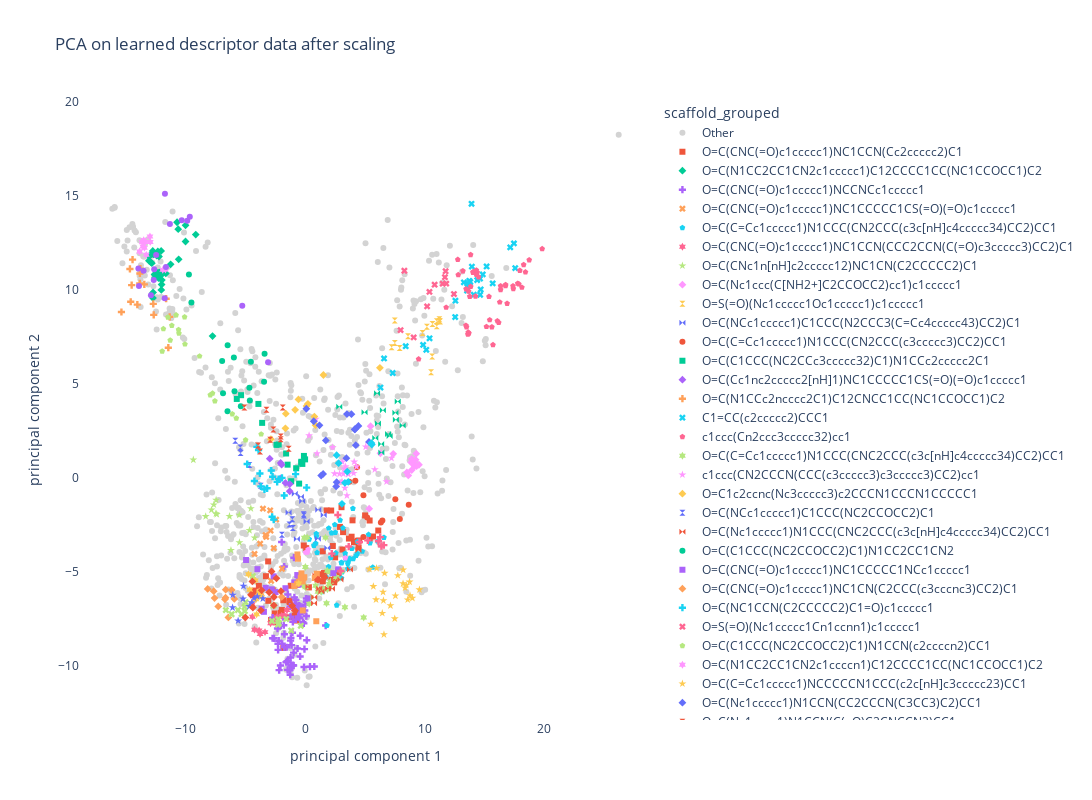

The notebook cell this image was saved under:
### Code cell
fig_learned = px.scatter(finalDf_learned, x="principal component 1", y="principal component 2",
                    color = "scaffold_grouped", symbol='scaffold_grouped',
                    symbol_sequence = symbols,
                    hover_data = None ,
                    color_discrete_map= {'Other': 'lightgrey'
                                         },
                   # size = "Activity",
                         
                   category_orders={"scaffold_grouped": ['Other', 'O=C(CNC(=O)c1ccccc1)NC1CCN(Cc2ccccc2)C1', 'O=C(N1CC2CC1CN2c1ccccc1)C12CCCC1CC(NC1CCOCC1)C2', 'O=C(CNC(=O)c1ccccc1)NCCNCc1ccccc1', 'O=C(CNC(=O)c1ccccc1)NC1CCCCC1CS(=O)(=O)c1ccccc1', 
'O=C(C=Cc1ccccc1)N1CCC(CN2CCC(c3c[nH]c4ccccc34)CC2)CC1'
, 'O=C(CNC(=O)c1ccccc1)NC1CCN(CCC2CCN(C(=O)c3ccccc3)CC2)C1', 'O=C(CNc1n[nH]c2ccccc12)NC1CN(C2CCCCC2)C1', 'O=C(Nc1ccc(C[NH2+]C2CCOCC2)cc1)c1ccccc1', 'O=S(=O)(Nc1ccccc1Oc1ccccc1)c1ccccc1', 'O=C(NCc1ccccc1)C1CCC(N2CCC3(C=Cc4ccccc43)CC2)C1', 'O=C(C=Cc1ccccc1)N1CCC(CN2CCC(c3ccccc3)CC2)CC1', 'O=C(C1CCC(NC2CCc3ccccc32)C1)N1CCc2ccccc2C1', 'O=C(Cc1nc2ccccc2[nH]1)NC1CCCCC1CS(=O)(=O)c1ccccc1', 'O=C(N1CCc2ncccc2C1)C12CNCC1CC(NC1CCOCC1)C2','C1=CC(c2ccccc2)CCC1' , 'c1ccc(Cn2ccc3ccccc32)cc1', 'O=C(C=Cc1ccccc1)N1CCC(CNC2CCC(c3c[nH]c4ccccc34)CC2)CC1', 'c1ccc(CN2CCCN(CCC(c3ccccc3)c3ccccc3)CC2)cc1', 'O=C1c2ccnc(Nc3ccccc3)c2CCCN1CCCN1CCCCC1', 'O=C(NCc1ccccc1)C1CCC(NC2CCOCC2)C1', 'O=C(Nc1ccccc1)N1CCC(CNC2CCC(c3c[nH]c4ccccc34)CC2)CC1', 'O=C(C1CCC(NC2CCOCC2)C1)N1CC2CC1CN2', 'O=C(CNC(=O)c1ccccc1)NC1CCCCC1NCc1ccccc1', 'O=C(CNC(=O)c1ccccc1)NC1CN(C2CCC(c3cccnc3)CC2)C1', 'O=C(NC1CCN(C2CCCCC2)C1=O)c1ccccc1', 'O=S(=O)(Nc1ccccc1Cn1ccnn1)c1ccccc1', 'O=C(C1CCC(NC2CCOCC2)C1)N1CCN(c2ccccn2)CC1', 'O=C(N1CC2CC1CN2c1ccccn1)C12CCCC1CC(NC1CCOCC1)C2', 'O=C(C=Cc1ccccc1)NCCCCCN1CCC(c2c[nH]c3ccccc23)CC1', 'O=C(Nc1ccccc1)N1CCN(CC2CCCN(C3CC3)C2)CC1', 'O=C(Nc1nccs1)N1CCN(C(=O)C2CNCCN2)CC1', 'c1ccc(CN2CCCC(Nc3ccc4[nH]ncc4c3)C2)cc1', 'O=C(N1CCc2ncccc2C1)C12CCCC1CC(NC1CCOCC1)C2', 'O=C(CC(=O)Nc1ccccc1)NCCNCc1ccccc1', 'c1ccc(-c2ccn(-c3ccc4ccccc4c3)n2)cc1', 'O=C(Nc1ccccc1)N1CCC(CN2CCC(c3c[nH]c4ccccc34)CC2)CC1', 'O=C(CNC(=O)c1ccccc1)NC1CN(C2CCC(c3ccccc3)CC2)C1', 'O=C(NCc1ccccc1)C(CCN1CCC(c2ccccc2)CC1)c1cscn1', 
'O=C(CNC(=O)c1ccccc1)NC1CNCCC1NCc1ccccc1', 'O=C(CNC(=O)c1ccccc1)NC1CCN(CCN2CCN(C(=O)c3ccccc3)CC2)C1', 'O=C(CNC(=O)c1ccccc1)NC1CCCCC1NC(=O)c1ccccc1']
},      
                         
                         
                    title = 'PCA on learned descriptor data after scaling',
                                      width=1200,
                                      height=800,render_mode='SVG')
fig_learned.update_layout(plot_bgcolor='White')
#fig_learned.show()
app_scatter = molplotly.add_molecules(fig=fig_learned,
                                      df=finalDf,
                                      smiles_col='smiles',
                                      title_col='InChIKey',
                                      condition_col = 'scaffold_grouped')
                                                                          
app_scatter.run_server(mode='inline', port=9011, height=800)

### Figure 1 — Plotly figure (JSON) as saved in the notebook; plotly's stock layout.template omitted (floating-point values rounded to 4 significant figures; data arrays with more than 128 entries replaced by an {"elided": "..."} marker saying what was removed)
{"data": [{"hovertemplate": "scaffold_grouped=Other<br>principal component 1=%{x}<br>principal component 2=%{y}<extra></extra>", "legendgroup": "Other", "marker": {"color": "lightgrey", "symbol": "circle"}, "mode": "markers", "name": "Other", "orientation": "v", "showlegend": true, "type": "scatter", "x": {"elided": "722 float values"}, "xaxis": "x", "y": {"elided": "722 float values"}, "yaxis": "y"}, {"hovertemplate": "scaffold_grouped=O=C(CNC(=O)c1ccccc1)NC1CCN(Cc2ccccc2)C1<br>principal component 1=%{x}<br>principal component 2=%{y}<extra></extra>", "legendgroup": "O=C(CNC(=O)c1ccccc1)NC1CCN(Cc2ccccc2)C1", "marker": {"color": "#EF553B", "symbol": "square"}, "mode": "markers", "name": "O=C(CNC(=O)c1ccccc1)NC1CCN(Cc2ccccc2)C1", "orientation": "v", "showlegend": true, "type": "scatter", "x": [1.459, 4.08, -4.157, 2.168, 2.485, -2.734, -2.042, 1.213, -4.354, -1.993, 5.392, 2.183, 1.79, 5.677, 3.657, -1.321, 1.464, 2.419, 0.07683, 3.88, -1.837, -1.967, -1.322, 2.5, 1.558, -0.7562, 1.017, 3.035, -1.317, -3.098, -0.734, -1.994, -4.263, 2.802, -0.8899, -2.486, 0.2986, 3.116, -1.218, -3.298, 1.396, 4.468, -0.6976, 6.117, -3.113, -0.1298, -2.866, 2.217, -2.57, 3.957, 5.392, -3.891, 2.77, 4.389, 5.013, 3.166, 2.306, 2.317, 2.906, -1.842, 4.515], "xaxis": "x", "y": [-3.906, -3.413, -6.308, -1.739, -5.108, -5.981, -7.192, -5.126, -6.208, -7.163, -3.229, -5.506, -1.732, -3.121, -3.229, -6.609, -5.504, -5.559, -3.741, -3.131, -9.046, -7.033, -7.42, -4.23, -5.064, -5.686, -5.413, -1.561, -6.535, -6.542, -7.591, -7.262, -5.996, -5.099, -7.327, -7.686, -5.829, -3.814, -5.74, -5.232, -5.94, -3.698, -7.297, -2.802, -4.445, -3.599, -7.56, -5.43, -7.215, -2.26, -2.269, -5.745, -4.974, -3.347, -2.0, -2.887, -3.627, -5.435, -2.61, -6.51, -3.338], "yaxis": "y"}, {"hovertemplate": "scaffold_grouped=O=C(N1CC2CC1CN2c1ccccc1)C12CCCC1CC(NC1CCOCC1)C2<br>principal component 1=%{x}<br>principal component 2=%{y}<extra></extra>", "legendgroup": "O=C(N1CC2CC1CN2c1ccccc1)C12CCCC1CC(NC1CCOCC1)C2", "marker": {"color": "#00cc96", "symbol": "diamond"}, "mode": "markers", "name": "O=C(N1CC2CC1CN2c1ccccc1)C12CCCC1CC(NC1CCOCC1)C2", "orientation": "v", "showlegend": true, "type": "scatter", "x": [-12.04, -12.21, -12.11, -10.04, -10.04, -12.86, -7.775, -9.182, -11.69, -12.05, -12.35, -12.07, -10.65, -10.75, -12.64, -12.46, -11.29, -12.78, -12.26, -12.74, -13.11, -12.59, -12.08, -12.98, -12.77, -12.02, -10.61, -12.76, -13.07, -12.36, -12.3, -12.97], "xaxis": "x", "y": [10.29, 10.93, 10.77, 13.44, 12.58, 11.42, 7.54, 12.94, 10.88, 10.93, 10.92, 10.0, 13.23, 13.6, 10.82, 11.83, 11.36, 12.07, 11.78, 11.89, 11.55, 10.65, 12.07, 11.86, 9.568, 10.52, 11.62, 9.864, 11.79, 12.05, 10.63, 11.48], "yaxis": "y"}, {"hovertemplate": "scaffold_grouped=O=C(CNC(=O)c1ccccc1)NCCNCc1ccccc1<br>principal component 1=%{x}<br>principal component 2=%{y}<extra></extra>", "legendgroup": "O=C(CNC(=O)c1ccccc1)NCCNCc1ccccc1", "marker": {"color": "#ab63fa", "symbol": "cross"}, "mode": "markers", "name": "O=C(CNC(=O)c1ccccc1)NCCNCc1ccccc1", "orientation": "v", "showlegend": true, "type": "scatter", "x": [-0.7818, -1.202, -0.8892, -1.555, -2.193, -0.9162, -0.1222, -0.4198, -2.287, -1.075, -1.856, -1.291, -0.07142, -1.239, -0.486, -1.803, -0.6498, -1.526, -1.763, -0.4824, -2.619, -0.1059, -1.151, -1.235, -1.765, -2.084, 0.1215, -0.8018, -0.9808, 0.3918, 0.002635, -2.279, -1.09, 0.1119, -2.745, -0.8089, -0.5018, 0.08709, -1.464, -0.6994, -1.515, -1.614, -0.7754, 0.0897, -1.937, -1.28, -0.2057, -2.733, -1.48, -1.237, -0.9016, 1.708, -0.4363, -1.021, -2.227, -2.046, -0.6001, -0.4332, -0.3968, -1.981, -0.9553, -1.267, -1.208, -0.9789, -1.044, -2.329, -1.752, 0.7534, 0.08755, -0.7045, -1.432, -0.04413], "xaxis": "x", "y": [-7.535, -9.991, -6.748, -9.012, -10.23, -6.357, -7.744, -8.403, -8.829, -8.237, -7.406, -10.24, -9.112, -7.391, -5.659, -7.84, -9.078, -9.777, -9.018, -7.443, -8.537, -10.07, -8.899, -9.56, -4.716, -9.985, -8.636, -6.5, -9.984, -10.05, -6.749, -9.153, -9.991, -6.602, -8.533, -6.713, -6.802, -7.353, -6.205, -6.962, -9.749, -9.81, -6.689, -6.419, -8.825, -6.843, -7.68, -7.439, -10.22, -8.662, -6.852, -7.859, -5.636, -9.962, -8.664, -7.867, -7.377, -9.501, -6.844, -3.416, -4.247, -10.47, -8.518, -9.299, -7.661, -8.017, -8.318, -10.04, -6.578, -5.524, -9.771, -7.06], "yaxis": "y"}, {"hovertemplate": "scaffold_grouped=O=C(CNC(=O)c1ccccc1)NC1CCCCC1CS(=O)(=O)c1ccccc1<br>principal component 1=%{x}<br>principal component 2=%{y}<extra></extra>", "legendgroup": "O=C(CNC(=O)c1ccccc1)NC1CCCCC1CS(=O)(=O)c1ccccc1", "marker": {"color": "#FFA15A", "symbol": "x"}, "mode": "markers", "name": "O=C(CNC(=O)c1ccccc1)NC1CCCCC1CS(=O)(=O)c1ccccc1", "orientation": "v", "showlegend": true, "type": "scatter", "x": [-3.548, -2.945, -2.646, -2.909, -4.256, -3.783, -3.273, -1.954, -2.443, -2.867, -3.33], "xaxis": "x", "y": [-1.637, -1.729, -3.733, -2.809, -4.048, -3.499, -3.144, -4.836, -2.222, -5.476, -3.042], "yaxis": "y"}, {"hovertemplate": "scaffold_grouped=O=C(C=Cc1ccccc1)N1CCC(CN2CCC(c3c[nH]c4ccccc34)CC2)CC1<br>principal component 1=%{x}<br>principal component 2=%{y}<extra></extra>", "legendgroup": "O=C(C=Cc1ccccc1)N1CCC(CN2CCC(c3c[nH]c4ccccc34)CC2)CC1", "marker": {"color": "#19d3f3", "symbol": "pentagon"}, "mode": "markers", "name": "O=C(C=Cc1ccccc1)N1CCC(CN2CCC(c3c[nH]c4ccccc34)CC2)CC1", "orientation": "v", "showlegend": true, "type": "scatter", "x": [4.773, 6.06, 3.904, 3.601, 1.807, 5.304, 3.159, 0.8687, 4.019, 2.207, 2.917, 0.9867, 3.339, 0.3261, 1.97, 3.387, 3.558, 2.469, 5.427, 4.357, 3.561, 2.132, 3.723, 2.513, 1.731, 3.089, 0.9347, 2.633, 4.258, 0.7284, 1.42, 4.376, 6.593, 2.56, 0.9188, 3.039, 1.946, 3.022, 5.652, 2.201, 3.99, 3.034], "xaxis": "x", "y": [-3.912, -3.367, -3.761, -4.464, -7.855, -3.018, -2.672, -3.485, -4.31, -5.085, -2.257, -3.977, -4.024, -3.269, -2.675, -4.336, -4.828, -2.492, -3.464, -4.028, -4.565, -4.251, -4.296, -2.908, -5.265, -5.008, -3.122, -6.775, -4.139, -3.6, -6.061, -3.392, -3.173, -4.001, -2.969, -4.533, -4.729, -4.502, -4.761, -2.936, -1.632, -5.335], "yaxis": "y"}, {"hovertemplate": "scaffold_grouped=O=C(CNC(=O)c1ccccc1)NC1CCN(CCC2CCN(C(=O)c3ccccc3)CC2)C1<br>principal component 1=%{x}<br>principal component 2=%{y}<extra></extra>", "legendgroup": "O=C(CNC(=O)c1ccccc1)NC1CCN(CCC2CCN(C(=O)c3ccccc3)CC2)C1", "marker": {"color": "#FF6692", "symbol": "hexagram"}, "mode": "markers", "name": "O=C(CNC(=O)c1ccccc1)NC1CCN(CCC2CCN(C(=O)c3ccccc3)CC2)C1", "orientation": "v", "showlegend": true, "type": "scatter", "x": [-3.377, -3.872, -2.573, -3.79, -0.9631, -2.913, -1.98, -4.444, -4.259, -2.37, -1.539, -1.739, -4.433, -2.586], "xaxis": "x", "y": [-8.207, -8.118, -7.627, -8.31, -6.99, -7.739, -7.338, -6.724, -8.076, -7.384, -7.031, -7.319, -7.389, -7.637], "yaxis": "y"}, {"hovertemplate": "scaffold_grouped=O=C(CNc1n[nH]c2ccccc12)NC1CN(C2CCCCC2)C1<br>principal component 1=%{x}<br>principal component 2=%{y}<extra></extra>", "legendgroup": "O=C(CNc1n[nH]c2ccccc12)NC1CN(C2CCCCC2)C1", "marker": {"color": "#B6E880", "symbol": "star"}, "mode": "markers", "name": "O=C(CNc1n[nH]c2ccccc12)NC1CN(C2CCCCC2)C1", "orientation": "v", "showlegend": true, "type": "scatter", "x": [-5.52, -5.533, -8.349, -7.477, -7.864, -4.25, -7.495, -9.385, -6.356, -7.667, -6.23, -7.42, -4.677, -4.563], "xaxis": "x", "y": [-3.439, -1.974, -2.051, -1.18, -1.701, -3.191, -1.905, 0.9599, -2.045, -1.429, -3.851, -1.937, -2.79, -1.631], "yaxis": "y"}, {"hovertemplate": "scaffold_grouped=O=C(Nc1ccc(C[NH2+]C2CCOCC2)cc1)c1ccccc1<br>principal component 1=%{x}<br>principal component 2=%{y}<extra></extra>", "legendgroup": "O=C(Nc1ccc(C[NH2+]C2CCOCC2)cc1)c1ccccc1", "marker": {"color": "#FF97FF", "symbol": "diamond"}, "mode": "markers", "name": "O=C(Nc1ccc(C[NH2+]C2CCOCC2)cc1)c1ccccc1", "orientation": "v", "showlegend": true, "type": "scatter", "x": [8.885, 7.371, 9.525, 8.921, 5.474, 5.354, 9.164, 9.323, 9.3, 8.633, 8.514, 6.295, 9.244, 8.918], "xaxis": "x", "y": [0.8167, 1.278, 0.6973, 0.4114, 2.752, -1.642, 0.6225, 0.6237, 1.285, 0.1316, 0.2868, 1.304, 0.9675, 1.007], "yaxis": "y"}, {"hovertemplate": "scaffold_grouped=O=S(=O)(Nc1ccccc1Oc1ccccc1)c1ccccc1<br>principal component 1=%{x}<br>principal component 2=%{y}<extra></extra>", "legendgroup": "O=S(=O)(Nc1ccccc1Oc1ccccc1)c1ccccc1", "marker": {"color": "#FECB52", "symbol": "hourglass"}, "mode": "markers", "name": "O=S(=O)(Nc1ccccc1Oc1ccccc1)c1ccccc1", "orientation": "v", "showlegend": true, "type": "scatter", "x": [7.503, 9.829, 7.236, 11.24, 10.66, 7.911, 8.61, 10.19, 10.63, 11.29, 10.54, 7.498, 11.02, 11.25, 11.02], "xaxis": "x", "y": [7.17, 7.709, 6.953, 8.44, 8.187, 6.902, 7.529, 8.04, 6.457, 8.325, 5.614, 8.366, 8.335, 8.343, 8.066], "yaxis": "y"}, {"hovertemplate": "scaffold_grouped=O=C(NCc1ccccc1)C1CCC(N2CCC3(C=Cc4ccccc43)CC2)C1<br>principal component 1=%{x}<br>principal component 2=%{y}<extra></extra>", "legendgroup": "O=C(NCc1ccccc1)C1CCC(N2CCC3(C=Cc4ccccc43)CC2)C1", "marker": {"color": "#636efa", "symbol": "bowtie"}, "mode": "markers", "name": "O=C(NCc1ccccc1)C1CCC(N2CCC3(C=Cc4ccccc43)CC2)C1", "orientation": "v", "showlegend": true, "type": "scatter", "x": [1.542, -1.402, -0.2609, 1.053, 0.1085, -0.7037, -0.3678, 1.844, -0.881, 1.087], "xaxis": "x", "y": [-1.976, -1.837, -1.23, -3.243, -2.319, -3.247, -1.012, -3.735, -0.8503, -1.7], "yaxis": "y"}, {"hovertemplate": "scaffold_grouped=O=C(C=Cc1ccccc1)N1CCC(CN2CCC(c3ccccc3)CC2)CC1<br>principal component 1=%{x}<br>principal component 2=%{y}<extra></extra>", "legendgroup": "O=C(C=Cc1ccccc1)N1CCC(CN2CCC(c3ccccc3)CC2)CC1", "marker": {"color": "#EF553B", "symbol": "circle"}, "mode": "markers", "name": "O=C(C=Cc1ccccc1)N1CCC(CN2CCC(c3ccccc3)CC2)CC1", "orientation": "v", "showlegend": true, "type": "scatter", "x": [8.67, 4.338, 6.335, 6.461, 4.865, 7.922, 7.547, 3.689, 4.194, 4.872, 5.189], "xaxis": "x", "y": [-1.434, 0.5655, -2.374, -2.266, -3.149, -2.195, -1.132, -0.2127, -0.1558, -0.9277, -2.104], "yaxis": "y"}, {"hovertemplate": "scaffold_grouped=O=C(C1CCC(NC2CCc3ccccc32)C1)N1CCc2ccccc2C1<br>principal component 1=%{x}<br>principal component 2=%{y}<extra></extra>", "legendgroup": "O=C(C1CCC(NC2CCc3ccccc32)C1)N1CCc2ccccc2C1", "marker": {"color": "#00cc96", "symbol": "square"}, "mode": "markers", "name": "O=C(C1CCC(NC2CCc3ccccc32)C1)N1CCc2ccccc2C1", "orientation": "v", "showlegend": true, "type": "scatter", "x": [-5.381, -1.485, -5.743, -0.3284, -1.182, -3.931, -3.616, -0.7663, -2.228, -0.5175, -2.413, -0.0175, -0.2473, -0.3351, -0.1153, -1.608], "xaxis": "x", "y": [4.398, 0.7017, 4.198, 0.8553, -0.1801, 3.934, 2.925, 0.5102, 1.775, -0.3062, 1.755, 0.9834, 0.7412, 0.8159, 1.167, 1.296], "yaxis": "y"}, {"hovertemplate": "scaffold_grouped=O=C(Cc1nc2ccccc2[nH]1)NC1CCCCC1CS(=O)(=O)c1ccccc1<br>principal component 1=%{x}<br>principal component 2=%{y}<extra></extra>", "legendgroup": "O=C(Cc1nc2ccccc2[nH]1)NC1CCCCC1CS(=O)(=O)c1ccccc1", "marker": {"color": "#ab63fa", "symbol": "diamond"}, "mode": "markers", "name": "O=C(Cc1nc2ccccc2[nH]1)NC1CCCCC1CS(=O)(=O)c1ccccc1", "orientation": "v", "showlegend": true, "type": "scatter", "x": [-1.307, -1.303, -2.099, -2.066, -1.664, -1.983, -2.98], "xaxis": "x", "y": [-0.7131, -0.3315, -0.03709, 0.7952, -0.2705, 0.7032, 1.018], "yaxis": "y"}, {"hovertemplate": "scaffold_grouped=O=C(N1CCc2ncccc2C1)C12CNCC1CC(NC1CCOCC1)C2<br>principal component 1=%{x}<br>principal component 2=%{y}<extra></extra>", "legendgroup": "O=C(N1CCc2ncccc2C1)C12CNCC1CC(NC1CCOCC1)C2", "marker": {"color": "#FFA15A", "symbol": "cross"}, "mode": "markers", "name": "O=C(N1CCc2ncccc2C1)C12CNCC1CC(NC1CCOCC1)C2", "orientation": "v", "showlegend": true, "type": "scatter", "x": [-11.48, -11.66, -13.82, -12.74, -15.41, -14.7, -13.87, -14.48, -13.87, -12.7, -14.63, -11.37, -13.49, -14.08, -14.55], "xaxis": "x", "y": [6.924, 9.53, 11.13, 9.253, 8.825, 11.11, 10.34, 11.61, 10.88, 8.673, 9.368, 8.566, 10.29, 9.217, 10.26], "yaxis": "y"}, {"hovertemplate": "scaffold_grouped=C1=CC(c2ccccc2)CCC1<br>principal component 1=%{x}<br>principal component 2=%{y}<extra></extra>", "legendgroup": "C1=CC(c2ccccc2)CCC1", "marker": {"color": "#19d3f3", "symbol": "x"}, "mode": "markers", "name": "C1=CC(c2ccccc2)CCC1", "orientation": "v", "showlegend": true, "type": "scatter", "x": [15.2, 13.29, 17.49, 8.416, 14.41, 12.56, 10.42, 9.873, 7.327, 17.59, 13.57, 15.71, 10.14, 6.302, 17.18, 14.65, 13.96, 12.58, 13.56, 14.65, 14.7, 13.93, 14.12, 13.83, 13.64, 13.74, 14.87, 6.6], "xaxis": "x", "y": [11.25, 10.4, 12.47, 7.004, 10.52, 8.555, 7.425, 7.073, 5.579, 11.16, 10.17, 10.34, 6.813, 4.805, 12.26, 9.742, 11.24, 9.424, 9.966, 10.6, 10.02, 14.58, 9.745, 10.42, 10.3, 10.48, 10.82, 6.352], "yaxis": "y"}, {"hovertemplate": "scaffold_grouped=c1ccc(Cn2ccc3ccccc32)cc1<br>principal component 1=%{x}<br>principal component 2=%{y}<extra></extra>", "legendgroup": "c1ccc(Cn2ccc3ccccc32)cc1", "marker": {"color": "#FF6692", "symbol": "pentagon"}, "mode": "markers", "name": "c1ccc(Cn2ccc3ccccc32)cc1", "orientation": "v", "showlegend": true, "type": "scatter", "x": [13.68, 17.8, 13.46, 16.3, 16.37, 15.18, 17.9, 18.3, 13.79, 19.86, 17.98, 13.71, 17.43, 13.51, 12.82, 15.45, 13.66, 16.21, 18.77, 16.78, 9.498, 14.05, 18.15, 16.79, 14.27, 16.92, 15.73, 16.1, 13.86, 14.08, 18.45, 13.21, 16.37, 12.78, 13.63, 17.41, 14.34, 15.64, 13.48, 15.4, 14.41, 13.86, 14.34, 14.52, 11.81], "xaxis": "x", "y": [9.928, 10.34, 8.109, 9.347, 10.01, 8.045, 10.31, 11.34, 9.651, 12.18, 11.03, 7.695, 10.06, 8.027, 10.8, 8.403, 7.743, 8.26, 11.59, 10.21, 6.318, 10.93, 10.13, 10.27, 9.662, 9.278, 7.076, 8.348, 10.17, 10.97, 10.95, 11.01, 10.21, 11.61, 7.635, 10.21, 11.04, 8.026, 10.05, 9.643, 10.93, 11.87, 10.81, 10.68, 9.067], "yaxis": "y"}, {"hovertemplate": "scaffold_grouped=O=C(C=Cc1ccccc1)N1CCC(CNC2CCC(c3c[nH]c4ccccc34)CC2)CC1<br>principal component 1=%{x}<br>principal component 2=%{y}<extra></extra>", "legendgroup": "O=C(C=Cc1ccccc1)N1CCC(CNC2CCC(c3c[nH]c4ccccc34)CC2)CC1", "marker": {"color": "#B6E880", "symbol": "hexagram"}, "mode": "markers", "name": "O=C(C=Cc1ccccc1)N1CCC(CNC2CCC(c3c[nH]c4ccccc34)CC2)CC1", "orientation": "v", "showlegend": true, "type": "scatter", "x": [2.691, 0.01556, 1.535, 2.113, 2.586, 0.1537, 0.004672, 1.698, 1.333, 4.893, 3.318, -0.08226, 1.778, 3.052, 0.8667, 1.842, 1.054, 1.415, -0.05889, 2.136, 2.024, 0.4378, 1.851, 0.3219, 2.003], "xaxis": "x", "y": [-5.399, -5.819, -5.906, -5.525, -5.275, -3.172, -4.739, -3.18, -6.067, -7.435, -6.88, -3.188, -6.671, -4.975, -5.735, -4.942, -6.057, -5.973, -5.749, -5.016, -5.805, -6.355, -5.933, -6.697, -5.651], "yaxis": "y"}, {"hovertemplate": "scaffold_grouped=c1ccc(CN2CCCN(CCC(c3ccccc3)c3ccccc3)CC2)cc1<br>principal component 1=%{x}<br>principal component 2=%{y}<extra></extra>", "legendgroup": "c1ccc(CN2CCCN(CCC(c3ccccc3)c3ccccc3)CC2)cc1", "marker": {"color": "#FF97FF", "symbol": "star"}, "mode": "markers", "name": "c1ccc(CN2CCCN(CCC(c3ccccc3)c3ccccc3)CC2)cc1", "orientation": "v", "showlegend": true, "type": "scatter", "x": [3.376, 3.078, 4.049, 5.066, 3.182, 6.808, 2.458, 0.8847, 2.681, 0.3165, 5.828, 0.9863, 2.867, 3.105, 4.293, 3.593, 4.096, 2.289, 3.605, 3.243, 7.222, 3.318, 3.489], "xaxis": "x", "y": [0.6045, -0.1987, 0.247, 1.653, 0.2141, -0.2023, 0.2225, 3.129, -0.2704, 2.252, 0.4451, 1.299, 0.2053, 0.8481, 0.602, 0.2187, 0.848, 1.62, 0.1974, 0.4811, 1.052, -0.542, -0.9417], "yaxis": "y"}, {"hovertemplate": "scaffold_grouped=O=C1c2ccnc(Nc3ccccc3)c2CCCN1CCCN1CCCCC1<br>principal component 1=%{x}<br>principal component 2=%{y}<extra></extra>", "legendgroup": "O=C1c2ccnc(Nc3ccccc3)c2CCCN1CCCN1CCCCC1", "marker": {"color": "#FECB52", "symbol": "diamond"}, "mode": "markers", "name": "O=C1c2ccnc(Nc3ccccc3)c2CCCN1CCCN1CCCCC1", "orientation": "v", "showlegend": true, "type": "scatter", "x": [0.2187, -1.667, 1.517, 6.254, -0.8528, 0.1015, -2.882, -1.632, -0.5729, 0.8635, 0.7602], "xaxis": "x", "y": [3.941, 2.633, 5.471, 5.855, 3.621, 3.828, 2.055, 3.412, 4.173, 2.804, 3.26], "yaxis": "y"}, {"hovertemplate": "scaffold_grouped=O=C(NCc1ccccc1)C1CCC(NC2CCOCC2)C1<br>principal component 1=%{x}<br>principal component 2=%{y}<extra></extra>", "legendgroup": "O=C(NCc1ccccc1)C1CCC(NC2CCOCC2)C1", "marker": {"color": "#636efa", "symbol": "hourglass"}, "mode": "markers", "name": "O=C(NCc1ccccc1)C1CCC(NC2CCOCC2)C1", "orientation": "v", "showlegend": true, "type": "scatter", "x": [-5.445, -3.736, -0.1154, -5.425, -5.87, -1.959, -1.329, -0.136, -4.691, -1.04, -1.09], "xaxis": "x", "y": [1.612, -0.4158, -2.004, 1.319, 1.967, -3.033, -2.482, -1.939, 0.6861, -2.669, -2.199], "yaxis": "y"}, {"hovertemplate": "scaffold_grouped=O=C(Nc1ccccc1)N1CCC(CNC2CCC(c3c[nH]c4ccccc34)CC2)CC1<br>principal component 1=%{x}<br>principal component 2=%{y}<extra></extra>", "legendgroup": "O=C(Nc1ccccc1)N1CCC(CNC2CCC(c3c[nH]c4ccccc34)CC2)CC1", "marker": {"color": "#EF553B", "symbol": "bowtie"}, "mode": "markers", "name": "O=C(Nc1ccccc1)N1CCC(CNC2CCC(c3c[nH]c4ccccc34)CC2)CC1", "orientation": "v", "showlegend": true, "type": "scatter", "x": [1.352, 3.744, 0.7338, 2.94, 0.8506, 4.453, 0.2633, 1.589, 1.168, 0.7519, 1.912, 2.413, 2.234], "xaxis": "x", "y": [-6.045, -4.88, -6.669, -5.408, -5.194, -3.834, -5.796, -5.246, -5.897, -6.351, -5.887, -5.504, -5.901], "yaxis": "y"}, {"hovertemplate": "scaffold_grouped=O=C(C1CCC(NC2CCOCC2)C1)N1CC2CC1CN2<br>principal component 1=%{x}<br>principal component 2=%{y}<extra></extra>", "legendgroup": "O=C(C1CCC(NC2CCOCC2)C1)N1CC2CC1CN2", "marker": {"color": "#00cc96", "symbol": "circle"}, "mode": "markers", "name": "O=C(C1CCC(NC2CCOCC2)C1)N1CC2CC1CN2", "orientation": "v", "showlegend": true, "type": "scatter", "x": [-6.969, -6.896, -3.456, -5.985, -9.754, -3.413, -5.933, -4.685, -4.563, -6.508, -5.403, -6.521, -4.65, -9.546], "xaxis": "x", "y": [6.216, 4.499, 5.116, 6.397, 10.81, 6.599, 4.603, 4.791, 6.172, 7.056, 3.811, 3.539, 4.116, 9.331], "yaxis": "y"}, {"hovertemplate": "scaffold_grouped=O=C(CNC(=O)c1ccccc1)NC1CCCCC1NCc1ccccc1<br>principal component 1=%{x}<br>principal component 2=%{y}<extra></extra>", "legendgroup": "O=C(CNC(=O)c1ccccc1)NC1CCCCC1NCc1ccccc1", "marker": {"color": "#ab63fa", "symbol": "square"}, "mode": "markers", "name": "O=C(CNC(=O)c1ccccc1)NC1CCCCC1NCc1ccccc1", "orientation": "v", "showlegend": true, "type": "scatter", "x": [-0.7861, -3.468, 2.754, -0.9254, -3.661, -2.494, -4.011, -4.964, -2.654, -0.5228, -3.313, -0.388, -0.5483, 2.348, 0.189, -1.665, -0.6732, -2.809], "xaxis": "x", "y": [-6.925, -7.126, -4.868, -5.559, -6.958, -6.075, -4.857, -4.369, -5.238, -6.925, -5.852, -7.145, -5.65, -5.072, -6.411, -5.872, -5.171, -5.93], "yaxis": "y"}, {"hovertemplate": "scaffold_grouped=O=C(CNC(=O)c1ccccc1)NC1CN(C2CCC(c3cccnc3)CC2)C1<br>principal component 1=%{x}<br>principal component 2=%{y}<extra></extra>", "legendgroup": "O=C(CNC(=O)c1ccccc1)NC1CN(C2CCC(c3cccnc3)CC2)C1", "marker": {"color": "#FFA15A", "symbol": "diamond"}, "mode": "markers", "name": "O=C(CNC(=O)c1ccccc1)NC1CN(C2CCC(c3cccnc3)CC2)C1", "orientation": "v", "showlegend": true, "type": "scatter", "x": [-1.977, -8.183, -3.96, -7.606, -5.948, -6.448, -7.297, -6.164, -6.673, -6.683, -6.735, -3.757, -7.676], "xaxis": "x", "y": [-6.337, -5.91, -6.25, -6.395, -6.439, -7.426, -6.838, -5.968, -5.947, -6.373, -6.459, -6.189, -6.027], "yaxis": "y"}, {"hovertemplate": "scaffold_grouped=O=C(NC1CCN(C2CCCCC2)C1=O)c1ccccc1<br>principal component 1=%{x}<br>principal component 2=%{y}<extra></extra>", "legendgroup": "O=C(NC1CCN(C2CCCCC2)C1=O)c1ccccc1", "marker": {"color": "#19d3f3", "symbol": "cross"}, "mode": "markers", "name": "O=C(NC1CCN(C2CCCCC2)C1=O)c1ccccc1", "orientation": "v", "showlegend": true, "type": "scatter", "x": [-1.768, 0.1112, -3.201, -3.423, -2.742, -2.242, -3.807, -2.779, -4.265, -2.648, -2.359, -1.955, -3.72, -4.87, -4.057, -3.919, -0.8129, -2.853], "xaxis": "x", "y": [-0.9409, -0.5182, -0.5561, -0.6142, 0.06133, -0.06555, 0.2333, -2.072, -0.1706, -2.222, -0.2138, 0.0008988, -0.4544, 0.7342, 1.647, 1.477, 0.1965, 0.3896], "yaxis": "y"}, {"hovertemplate": "scaffold_grouped=O=S(=O)(Nc1ccccc1Cn1ccnn1)c1ccccc1<br>principal component 1=%{x}<br>principal component 2=%{y}<extra></extra>", "legendgroup": "O=S(=O)(Nc1ccccc1Cn1ccnn1)c1ccccc1", "marker": {"color": "#FF6692", "symbol": "x"}, "mode": "markers", "name": "O=S(=O)(Nc1ccccc1Cn1ccnn1)c1ccccc1", "orientation": "v", "showlegend": true, "type": "scatter", "x": [10.4, 9.085, 11.76, 11.51, 7.986, 10.84, 12.46, 11.7, 10.21, 8.304, 11.81], "xaxis": "x", "y": [9.893, 7.471, 10.99, 10.33, 7.859, 10.28, 9.78, 10.68, 9.122, 11.02, 10.33], "yaxis": "y"}, {"hovertemplate": "scaffold_grouped=O=C(C1CCC(NC2CCOCC2)C1)N1CCN(c2ccccn2)CC1<br>principal component 1=%{x}<br>principal component 2=%{y}<extra></extra>", "legendgroup": "O=C(C1CCC(NC2CCOCC2)C1)N1CCN(c2ccccn2)CC1", "marker": {"color": "#B6E880", "symbol": "pentagon"}, "mode": "markers", "name": "O=C(C1CCC(NC2CCOCC2)C1)N1CCN(c2ccccn2)CC1", "orientation": "v", "showlegend": true, "type": "scatter", "x": [-10.09, -10.12, -3.699, -10.62, -7.578, -11.32, -7.965, -7.774, -10.59, -5.005, -8.862, -5.783, -10.83, -12.0, -11.19, -11.89, -11.51, -6.12], "xaxis": "x", "y": [7.112, 8.56, 2.324, 7.878, 4.087, 7.318, 4.41, 4.496, 7.683, 2.013, 6.472, 3.174, 8.658, 6.735, 8.104, 7.928, 8.544, 3.399], "yaxis": "y"}, {"hovertemplate": "scaffold_grouped=O=C(N1CC2CC1CN2c1ccccn1)C12CCCC1CC(NC1CCOCC1)C2<br>principal component 1=%{x}<br>principal component 2=%{y}<extra></extra>", "legendgroup": "O=C(N1CC2CC1CN2c1ccccn1)C12CCCC1CC(NC1CCOCC1)C2", "marker": {"color": "#FF97FF", "symbol": "hexagram"}, "mode": "markers", "name": "O=C(N1CC2CC1CN2c1ccccn1)C12CCCC1CC(NC1CCOCC1)C2", "orientation": "v", "showlegend": true, "type": "scatter", "x": [-13.33, -13.68, -11.95, -13.62, -12.99, -13.41, -11.72, -13.54, -13.48, -13.89, -13.02], "xaxis": "x", "y": [11.86, 12.55, 11.06, 12.3, 12.55, 12.54, 11.08, 12.64, 12.24, 12.04, 12.84], "yaxis": "y"}, {"hovertemplate": "scaffold_grouped=O=C(C=Cc1ccccc1)NCCCCCN1CCC(c2c[nH]c3ccccc23)CC1<br>principal component 1=%{x}<br>principal component 2=%{y}<extra></extra>", "legendgroup": "O=C(C=Cc1ccccc1)NCCCCCN1CCC(c2c[nH]c3ccccc23)CC1", "marker": {"color": "#FECB52", "symbol": "star"}, "mode": "markers", "name": "O=C(C=Cc1ccccc1)NCCCCCN1CCC(c2c[nH]c3ccccc23)CC1", "orientation": "v", "showlegend": true, "type": "scatter", "x": [6.453, 7.498, 8.976, 8.585, 5.928, 8.739, 8.192, 6.645, 5.979, 7.136, 8.46, 8.777, 7.552, 8.361, 5.492, 8.202, 6.517, 5.374, 5.704, 6.549, 6.593, 7.755, 9.569], "xaxis": "x", "y": [-7.201, -7.49, -6.394, -6.481, -6.48, -5.536, -5.626, -5.07, -4.808, -6.796, -5.71, -6.261, -6.276, -5.851, -7.773, -4.893, -6.077, -4.858, -5.774, -6.526, -8.335, -5.193, -5.949], "yaxis": "y"}, {"hovertemplate": "scaffold_grouped=O=C(Nc1ccccc1)N1CCN(CC2CCCN(C3CC3)C2)CC1<br>principal component 1=%{x}<br>principal component 2=%{y}<extra></extra>", "legendgroup": "O=C(Nc1ccccc1)N1CCN(CC2CCCN(C3CC3)C2)CC1", "marker": {"color": "#636efa", "symbol": "diamond"}, "mode": "markers", "name": "O=C(Nc1ccccc1)N1CCN(CC2CCCN(C3CC3)C2)CC1", "orientation": "v", "showlegend": true, "type": "scatter", "x": [4.455, 0.7079, 4.233, 4.139, 1.496, 1.187, 2.586, 5.337, 1.721, 3.49, 3.868, 3.444, 1.331, 2.625, 4.169, 0.08614], "xaxis": "x", "y": [2.763, 3.012, 1.738, 2.578, 0.2073, 2.797, -0.4562, 1.913, 1.994, 3.392, 3.389, 1.047, 0.1212, -0.2302, 2.585, 3.675], "yaxis": "y"}, {"hovertemplate": "scaffold_grouped=O=C(Nc1nccs1)N1CCN(C(=O)C2CNCCN2)CC1<br>principal component 1=%{x}<br>principal component 2=%{y}<extra></extra>", "legendgroup": "O=C(Nc1nccs1)N1CCN(C(=O)C2CNCCN2)CC1", "marker": {"color": "#EF553B", "symbol": "hourglass"}, "mode": "markers", "name": "O=C(Nc1nccs1)N1CCN(C(=O)C2CNCCN2)CC1", "orientation": "v", "showlegend": true, "type": "scatter", "x": [-3.79, -3.956, -5.103, -3.253, -2.056, -2.675, -1.389, -2.061, -1.889, -2.945], "xaxis": "x", "y": [1.403, 1.725, 3.742, 3.621, 2.195, 2.572, 1.554, 2.051, 3.748, 2.027], "yaxis": "y"}, {"hovertemplate": "scaffold_grouped=c1ccc(CN2CCCC(Nc3ccc4[nH]ncc4c3)C2)cc1<br>principal component 1=%{x}<br>principal component 2=%{y}<extra></extra>", "legendgroup": "c1ccc(CN2CCCC(Nc3ccc4[nH]ncc4c3)C2)cc1", "marker": {"color": "#00cc96", "symbol": "bowtie"}, "mode": "markers", "name": "c1ccc(CN2CCCC(Nc3ccc4[nH]ncc4c3)C2)cc1", "orientation": "v", "showlegend": true, "type": "scatter", "x": [7.747, 7.591, 5.866, 7.068, 8.158, 7.554, 6.936, 6.358, 6.503, 6.089, 2.848, 4.966, 6.375, 6.015], "xaxis": "x", "y": [4.057, 3.09, 2.123, 2.23, 2.782, 3.466, 2.328, 1.804, 3.593, 2.894, 3.777, 3.493, 1.347, 4.498], "yaxis": "y"}, {"hovertemplate": "scaffold_grouped=O=C(N1CCc2ncccc2C1)C12CCCC1CC(NC1CCOCC1)C2<br>principal component 1=%{x}<br>principal component 2=%{y}<extra></extra>", "legendgroup": "O=C(N1CCc2ncccc2C1)C12CCCC1CC(NC1CCOCC1)C2", "marker": {"color": "#ab63fa", "symbol": "circle"}, "mode": "markers", "name": "O=C(N1CCc2ncccc2C1)C12CCCC1CC(NC1CCOCC1)C2", "orientation": "v", "showlegend": true, "type": "scatter", "x": [-11.78, -12.94, -12.67, -10.35, -9.896, -13.99, -11.68, -13.56, -5.283, -9.681, -12.5, -12.7, -11.76, -13.94, -11.35, -3.121], "xaxis": "x", "y": [9.557, 9.713, 11.1, 13.71, 13.68, 11.14, 11.22, 11.01, 9.153, 13.89, 11.86, 10.52, 15.11, 10.21, 13.51, 6.151], "yaxis": "y"}, {"hovertemplate": "scaffold_grouped=O=C(CC(=O)Nc1ccccc1)NCCNCc1ccccc1<br>principal component 1=%{x}<br>principal component 2=%{y}<extra></extra>", "legendgroup": "O=C(CC(=O)Nc1ccccc1)NCCNCc1ccccc1", "marker": {"color": "#FFA15A", "symbol": "square"}, "mode": "markers", "name": "O=C(CC(=O)Nc1ccccc1)NCCNCc1ccccc1", "orientation": "v", "showlegend": true, "type": "scatter", "x": [0.7936, 0.9655, -0.9297, -0.6608, -0.2161, -0.6866, -0.5417, -0.2195, 0.9216, -0.08843, -0.1498, -0.6134, -0.384, -0.3229], "xaxis": "x", "y": [-5.329, -5.098, -5.748, -4.074, -7.054, -5.63, -5.525, -5.513, -7.628, -5.286, -5.343, -4.303, -5.334, -5.081], "yaxis": "y"}, {"hovertemplate": "scaffold_grouped=c1ccc(-c2ccn(-c3ccc4ccccc4c3)n2)cc1<br>principal component 1=%{x}<br>principal component 2=%{y}<extra></extra>", "legendgroup": "c1ccc(-c2ccn(-c3ccc4ccccc4c3)n2)cc1", "marker": {"color": "#19d3f3", "symbol": "diamond"}, "mode": "markers", "name": "c1ccc(-c2ccn(-c3ccc4ccccc4c3)n2)cc1", "orientation": "v", "showlegend": true, "type": "scatter", "x": [3.074, 5.574, 3.518, 2.627, 3.32, 3.596, 5.541, 2.791], "xaxis": "x", "y": [-1.384, 1.775, 0.3359, 1.205, -0.2631, -0.2184, 1.852, 0.7795], "yaxis": "y"}, {"hovertemplate": "scaffold_grouped=O=C(Nc1ccccc1)N1CCC(CN2CCC(c3c[nH]c4ccccc34)CC2)CC1<br>principal component 1=%{x}<br>principal component 2=%{y}<extra></extra>", "legendgroup": "O=C(Nc1ccccc1)N1CCC(CN2CCC(c3c[nH]c4ccccc34)CC2)CC1", "marker": {"color": "#FF6692", "symbol": "cross"}, "mode": "markers", "name": "O=C(Nc1ccccc1)N1CCC(CN2CCC(c3c[nH]c4ccccc34)CC2)CC1", "orientation": "v", "showlegend": true, "type": "scatter", "x": [6.582, 3.639, 6.279, 2.728, 2.964, 6.379, 2.221, 4.535, 5.239, 6.131], "xaxis": "x", "y": [-3.58, -3.656, -3.155, -1.973, -4.958, -3.637, -4.03, -3.414, -3.325, -3.375], "yaxis": "y"}, {"hovertemplate": "scaffold_grouped=O=C(CNC(=O)c1ccccc1)NC1CN(C2CCC(c3ccccc3)CC2)C1<br>principal component 1=%{x}<br>principal component 2=%{y}<extra></extra>", "legendgroup": "O=C(CNC(=O)c1ccccc1)NC1CN(C2CCC(c3ccccc3)CC2)C1", "marker": {"color": "#B6E880", "symbol": "x"}, "mode": "markers", "name": "O=C(CNC(=O)c1ccccc1)NC1CN(C2CCC(c3ccccc3)CC2)C1", "orientation": "v", "showlegend": true, "type": "scatter", "x": [-5.008, -6.175, -5.067, -2.21, -5.645, -0.3777, -4.402, -5.094, -2.286, -2.262, -2.659, -5.341, -6.659, -1.594, -1.182, -2.791], "xaxis": "x", "y": [-6.615, -7.257, -7.092, -7.734, -7.03, -7.872, -5.224, -6.865, -7.808, -7.516, -6.797, -7.249, -7.037, -7.511, -8.123, -7.615], "yaxis": "y"}, {"hovertemplate": "scaffold_grouped=O=C(NCc1ccccc1)C(CCN1CCC(c2ccccc2)CC1)c1cscn1<br>principal component 1=%{x}<br>principal component 2=%{y}<extra></extra>", "legendgroup": "O=C(NCc1ccccc1)C(CCN1CCC(c2ccccc2)CC1)c1cscn1", "marker": {"color": "#FF97FF", "symbol": "pentagon"}, "mode": "markers", "name": "O=C(NCc1ccccc1)C(CCN1CCC(c2ccccc2)CC1)c1cscn1", "orientation": "v", "showlegend": true, "type": "scatter", "x": [0.02297, 0.238, 3.356, 0.1756], "xaxis": "x", "y": [-3.968, -3.807, -4.265, -3.964], "yaxis": "y"}, {"hovertemplate": "scaffold_grouped=O=C(CNC(=O)c1ccccc1)NC1CNCCC1NCc1ccccc1<br>principal component 1=%{x}<br>principal component 2=%{y}<extra></extra>", "legendgroup": "O=C(CNC(=O)c1ccccc1)NC1CNCCC1NCc1ccccc1", "marker": {"color": "#FECB52", "symbol": "hexagram"}, "mode": "markers", "name": "O=C(CNC(=O)c1ccccc1)NC1CNCCC1NCc1ccccc1", "orientation": "v", "showlegend": true, "type": "scatter", "x": [-3.847, -4.762, -4.08, -4.192, -0.548, -3.846, -4.14, -4.66, -3.65, -3.791], "xaxis": "x", "y": [-6.113, -5.132, -7.263, -5.455, -5.615, -6.04, -6.462, -5.958, -6.345, -6.241], "yaxis": "y"}, {"hovertemplate": "scaffold_grouped=O=C(CNC(=O)c1ccccc1)NC1CCN(CCN2CCN(C(=O)c3ccccc3)CC2)C1<br>principal component 1=%{x}<br>principal component 2=%{y}<extra></extra>", "legendgroup": "O=C(CNC(=O)c1ccccc1)NC1CCN(CCN2CCN(C(=O)c3ccccc3)CC2)C1", "marker": {"color": "#636efa", "symbol": "star"}, "mode": "markers", "name": "O=C(CNC(=O)c1ccccc1)NC1CCN(CCN2CCN(C(=O)c3ccccc3)CC2)C1", "orientation": "v", "showlegend": true, "type": "scatter", "x": [-6.08, -5.183, -3.555, -6.096, -4.695, -4.3, -4.498, -4.026, -5.63, -5.222], "xaxis": "x", "y": [-6.233, -5.756, -6.425, -6.902, -6.838, -6.392, -6.638, -6.313, -7.599, -6.434], "yaxis": "y"}, {"hovertemplate": "scaffold_grouped=O=C(CNC(=O)c1ccccc1)NC1CCCCC1NC(=O)c1ccccc1<br>principal component 1=%{x}<br>principal component 2=%{y}<extra></extra>", "legendgroup": "O=C(CNC(=O)c1ccccc1)NC1CCCCC1NC(=O)c1ccccc1", "marker": {"color": "#EF553B", "symbol": "diamond"}, "mode": "markers", "name": "O=C(CNC(=O)c1ccccc1)NC1CCCCC1NC(=O)c1ccccc1", "orientation": "v", "showlegend": true, "type": "scatter", "x": [1.627, -1.101, -4.393, -2.638, -3.724, -5.025, -4.435, -2.041, -2.417, -0.8569, -4.555, -2.83, -2.628, -3.659, 1.051, -3.028], "xaxis": "x", "y": [-5.296, -6.806, -6.897, -6.782, -7.045, -7.43, -5.51, -6.029, -5.344, -7.068, -6.22, -4.977, -6.338, -5.984, -5.415, -6.088], "yaxis": "y"}], "layout": {"height": 800, "legend": {"title": {"text": "scaffold_grouped"}, "tracegroupgap": 0}, "plot_bgcolor": "White", "title": {"text": "PCA on learned descriptor data after scaling"}, "width": 1200, "xaxis": {"anchor": "y", "domain": [0, 1], "title": {"text": "principal component 1"}}, "yaxis": {"anchor": "x", "domain": [0, 1], "title": {"text": "principal component 2"}}}}
